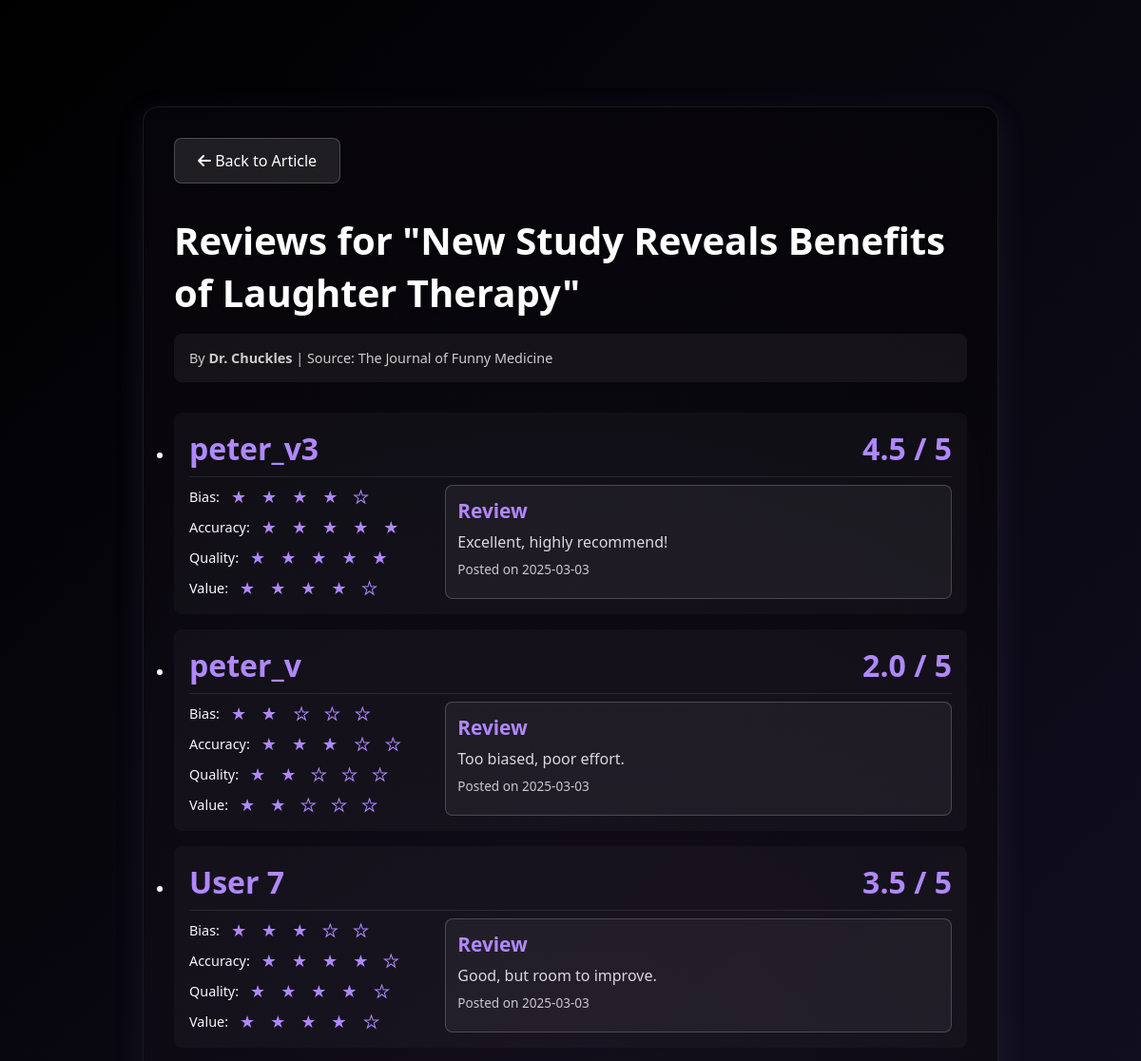
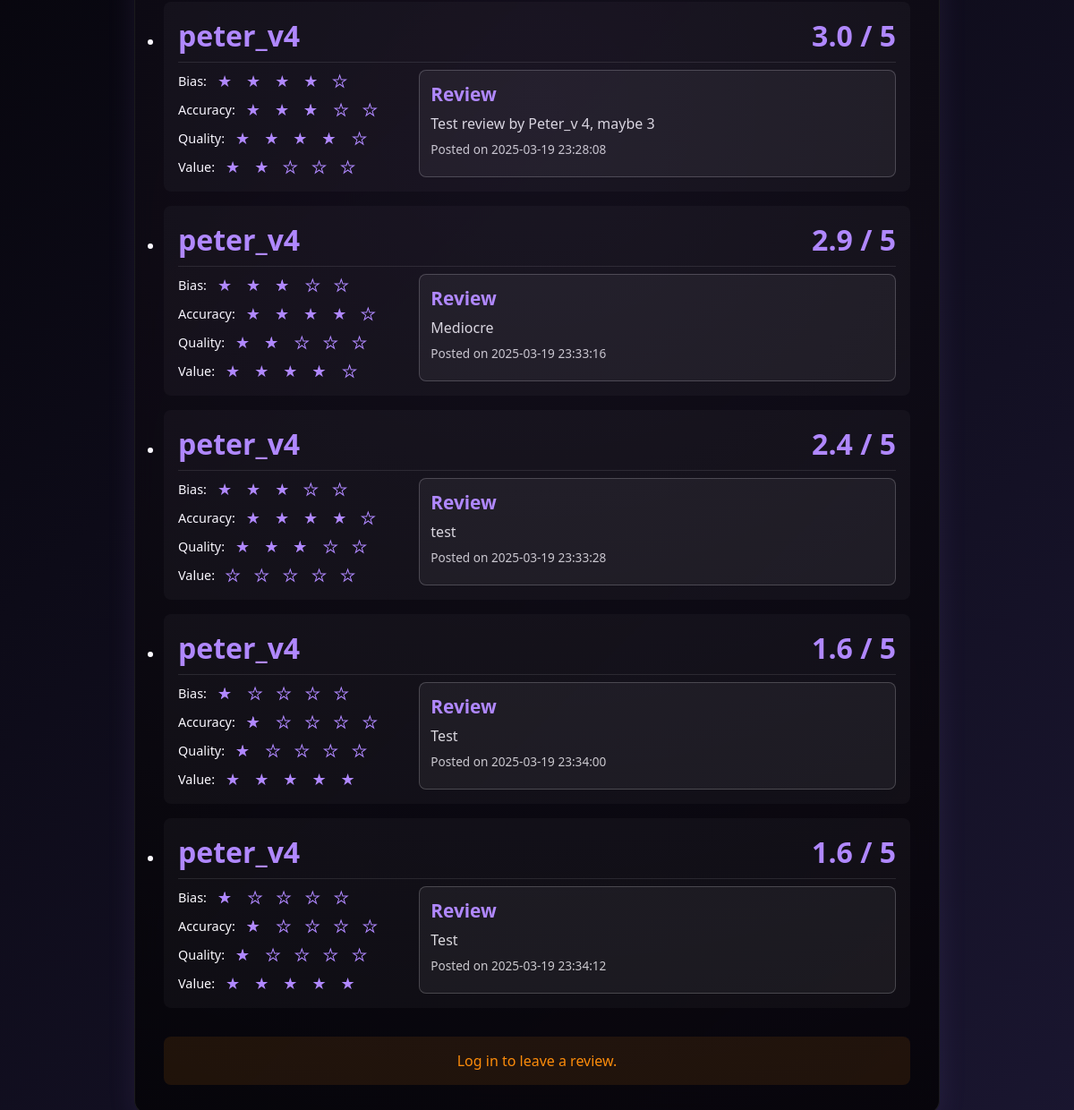
Screenshot of /reviews?article_id=8 with the database file from the repository (2 pictures, top to bottom).
### tables this page shows
CREATE TABLE articles
                       (id TEXT PRIMARY KEY,
                        title TEXT NOT NULL,
                        source TEXT NOT NULL,
                        author TEXT NOT NULL,
                        length INTEGER NOT NULL,
                        category TEXT NOT NULL,
                        rating INTEGER NOT NULL,
                        summary TEXT NOT NULL,
                        publication_date TEXT NOT NULL,
                        body TEXT);

CREATE TABLE reviews (
                                review_id INTEGER PRIMARY KEY AUTOINCREMENT,
                                article_id TEXT NOT NULL,
                                user_id INTEGER NOT NULL,
                                bias_rating INTEGER NOT NULL,
                                accuracy_rating INTEGER NOT NULL,
                                quality_rating INTEGER NOT NULL,
                                value_rating INTEGER NOT NULL,
                                overall_rating REAL NOT NULL,
                                review TEXT NOT NULL,
                                created_at TIMESTAMP DEFAULT CURRENT_TIMESTAMP,
                                FOREIGN KEY (article_id) REFERENCES articles(id),
                                FOREIGN KEY (user_id) REFERENCES users(id)
                              );

CREATE TABLE users
                       (id INTEGER PRIMARY KEY,
                        username TEXT NOT NULL UNIQUE,
                        email TEXT NOT NULL UNIQUE,
                        password TEXT NOT NULL,
                        verified_code TEXT NOT NULL);

### app.py (the view)
@app.route('/reviews')
def reviews_page():
    db = get_db()
    article_id = request.args.get('article_id')
    if not article_id:
        return "Article ID is required", 400
    article = get_article_by_id(article_id)
    if not article:
        return "Article not found", 404
    user_id = session.get('user_id')
    user = None
    if user_id:
        user = db.execute('SELECT * FROM users WHERE id = ?', (user_id,)).fetchone()
    reviews = db.execute('SELECT * FROM reviews WHERE article_id = ?', (article_id,)).fetchall()
    authors = {}
    for review in reviews:
        author = db.execute('SELECT * FROM users WHERE id = ?', (review['user_id'],)).fetchone()
        if author:
            authors[review['user_id']] = author['username']
        else:
            authors[review['user_id']] = 'User ' + str(review['user_id'])
    return render_template("reviews.html", article=article, user=user, reviews=reviews, authors=authors)

### app.py (called while the page is built)
def get_db():
    conn = sqlite3.connect(DATABASE)
    conn.row_factory = sqlite3.Row
    return conn

def get_article_by_id(article_id):
    db = get_db()
    article = db.execute("SELECT * FROM articles WHERE id = ?", (article_id,)).fetchone()
    return article

### templates/reviews.html (shortened to what this page needs)
<!DOCTYPE html>
<html lang="en">
<head>
    <link href="https://cdnjs.cloudflare.com/ajax/libs/font-awesome/6.0.0/css/all.min.css" rel="stylesheet">
</head>
<body>
    <div class="article-container">
        <a href="{{ url_for('article_page', article_id=article.id) }}" class="back-button"><i class="fas fa-arrow-left"></i> Back to Article</a>
        <div class="article-header">Reviews for "{{ article.title }}"</div>
        <div class="article-meta">By <strong>{{ article.author }}</strong> | Source: {{ article.source }}</div>
        {% if reviews %}
            <ul class="review-list">
                {% for review in reviews %}
                    <li class="review-item">
                        <div class="review-header">
                            {% if authors %}
                                {% if authors[review.user_id] != 'None' %}
                                    <span class="review-username">{{ authors[review.user_id] }}</span>
                                {% else %}
                                    <span class="review-username">User {{ review.user_id }}</span>
                                {% endif %}
                            {% else %}
                                <span class="review-username">Anonymous</span>
                            {% endif %}
                            <span class="overall-rating">{{ "%.1f"|format(review.overall_rating) }} / 5</span>
                        </div>
                        <div class="review-details">
                            <div class="rating-breakdown">
                                <div class="review-rating-row">
                                    <span>Bias:</span>
                                    {% set full_stars = review.bias_rating|int %}
                                    {% set has_half = review.bias_rating - full_stars >= 0.5 %}
                                    {% for i in range(5) %}
                                        {% if i < full_stars %}
                                            <span class="star">★</span>
                                        {% elif i == full_stars and has_half %}
                                            <span class="half-star">★</span>
                                        {% else %}
                                            <span class="empty-star">★</span>
                                        {% endif %}
                                    {% endfor %}
                                </div>
                                <div class="review-rating-row">
                                    <span>Accuracy:</span>
                                    {% set full_stars = review.accuracy_rating|int %}
                                    {% set has_half = review.accuracy_rating - full_stars >= 0.5 %}
                                    {% for i in range(5) %}
                                        {% if i < full_stars %}
                                            <span class="star">★</span>
                                        {% elif i == full_stars and has_half %}
                                            <span class="half-star">★</span>
                                        {% else %}
                                            <span class="empty-star">★</span>
                                        {% endif %}
                                    {% endfor %}
                                </div>
                                <div class="review-rating-row">
                                    <span>Quality:</span>
                                    {% set full_stars = review.quality_rating|int %}
                                    {% set has_half = review.quality_rating - full_stars >= 0.5 %}
                                    {% for i in range(5) %}
                                        {% if i < full_stars %}
                                            <span class="star">★</span>
                                        {% elif i == full_stars and has_half %}
                                            <span class="half-star">★</span>
                                        {% else %}
                                            <span class="empty-star">★</span>
                                        {% endif %}
                                    {% endfor %}
                                </div>
                                <div class="review-rating-row">
                                    <span>Value:</span>
                                    {% set full_stars = review.value_rating|int %}
                                    {% set has_half = review.value_rating - full_stars >= 0.5 %}
                                    {% for i in range(5) %}
                                        {% if i < full_stars %}
                                            <span class="star">★</span>
                                        {% elif i == full_stars and has_half %}
                                            <span class="half-star">★</span>
                                        {% else %}
                                            <span class="empty-star">★</span>
                                        {% endif %}
                                    {% endfor %}
                                </div>
                            </div>
                            <div class="review-text-container">
                                <div class="review-text-label">Review</div>
                                <div class="review-text">{{ review.review }}</div>
                                <div class="review-date">Posted on {{ review.created_at }}</div>
                            </div>
                        </div>
                    </li>
                {% endfor %}
            </ul>
        {% else %}
            <p class="no-reviews">No reviews yet. Be the first to review!</p>
        {% endif %}
        {% if user %}
            <section class="review-form">
                <h2>Leave a Review</h2>
                <form action="{{ url_for('submit_review') }}" method="POST">
                    <input type="hidden" name="article_id" value="{{ article['id'] }}">
                    <div class="form-container">
                        <div class="ratings-container">
                            <label for="bias">Bias Rating:</label>
                            <div class="star-rating" data-name="bias">
                                <span>★</span><span>★</span><span>★</span><span>★</span><span>★</span>
                                <input type="hidden" name="bias" value="0">
                            </div>
                            <label for="accuracy">Accuracy Rating:</label>
                            <div class="star-rating" data-name="accuracy">
                                <span>★</span><span>★</span><span>★</span><span>★</span><span>★</span>
                                <input type="hidden" name="accuracy" value="0">
                            </div>
                            <label for="quality">Quality Rating:</label>
                            <div class="star-rating" data-name="quality">
                                <span>★</span><span>★</span><span>★</span><span>★</span><span>★</span>
                                <input type="hidden" name="quality" value="0">
                            </div>
                            <label for="value">Value Rating:</label>
                            <div class="star-rating" data-name="value">
                                <span>★</span><span>★</span><span>★</span><span>★</span><span>★</span>
                                <input type="hidden" name="value" value="0">
                            </div>
                        </div>
                        <div class="text-container">
                            <label for="text">Review Comment:</label>
                            <textarea id="text" name="text" required></textarea>
                        </div>
                    </div>
                    <button type="submit" class="submit-btn">Submit Review</button>
                </form>
            </section>
        {% else %}
            <p class="login-prompt">Log in to leave a review.</p>
        {% endif %}
    </div>
</body>
</html>

### templates/reviews.html (style rules this page uses)
* { margin: 0; padding: 0; box-sizing: border-box; }
body { font-family: 'Segoe UI', Tahoma, Geneva, Verdana, sans-serif; background: linear-gradient(135deg, #000 0%, #1a1630 100%); color: #fff; min-height: 100vh; padding: 2rem; overflow-x: hidden; }
.article-container { max-width: 900px; margin: 5rem auto 2rem; background: rgba(0, 0, 0, 0.9); backdrop-filter: blur(12px); padding: 2rem; border-radius: 16px; border: 1px solid rgba(255, 255, 255, 0.1); box-shadow: 0 8px 32px rgba(176, 136, 255, 0.1); position: relative; overflow: hidden; }
.article-container::before { content: ''; position: absolute; top: -50%; left: -50%; width: 200%; height: 200%; background: radial-gradient(circle, rgba(176, 136, 255, 0.1) 0%, transparent 70%); animation: glow 15s infinite alternate; pointer-events: none; }
.article-header { font-size: 2.5rem; font-weight: 700; margin-bottom: 1rem; text-shadow: 0 2px 4px rgba(0, 0, 0, 0.2); position: relative; z-index: 1; }
.article-meta { color: #ccc; font-size: 0.9rem; margin-bottom: 2rem; padding: 1rem; background: rgba(255, 255, 255, 0.05); border-radius: 8px; position: relative; z-index: 1; }
.article-meta strong { font-weight: 700; }
.star { color: #B088FF; margin: 0 4px; font-size: 18px; }
.half-star { color: #B088FF; margin: 0 4px; font-size: 18px; position: relative; display: inline-block; width: 18px; overflow: hidden; }
.half-star::before { content: '★'; position: absolute; color: #B088FF; width: 50%; overflow: hidden; }
.empty-star { color: transparent; -webkit-text-stroke: 1px #B088FF; margin: 0 4px; font-size: 18px; }
.review-list { display: flex; flex-direction: column; gap: 1rem; }
.review-item { background: rgba(255, 255, 255, 0.03); padding: 1rem; border-radius: 8px; cursor: pointer; transition: all 0.3s; }
.review-header { display: flex; justify-content: space-between; align-items: center; }
.review-username { color: #B088FF; font-size: 2rem; font-weight: 700; }
.overall-rating { font-size: 2rem; font-weight: 700; color: #B088FF; }
.review-details { display: none; margin-top: 0.5rem; padding-top: 0.5rem; border-top: 1px solid rgba(255, 255, 255, 0.1); display: flex; gap: 1rem; }
.rating-breakdown { display: flex; flex-direction: column; gap: 0.5rem; flex: 1; }
.review-rating-row { display: flex; align-items: center; gap: 0.5rem; font-size: 0.9rem; }
.review-text-container { flex: 2; background: rgba(255, 255, 255, 0.05); padding: 0.75rem; border-radius: 8px; border: 1px solid rgba(255, 255, 255, 0.2); }
.review-text-label { font-weight: 800; margin-bottom: 0.5rem; font-size: 1.3rem; color: #B088FF; }
.review-text { font-size: 1rem; color: #ddd; }
.review-date { color: #ccc; font-size: 0.85rem; margin-top: 0.5rem; margin-bottom: 0.1rem; }
.back-button { display: inline-block; background: rgba(255, 255, 255, 0.1); color: #fff; padding: 0.75rem 1.5rem; border-radius: 8px; text-decoration: none; font-weight: 500; transition: all 0.3s; margin-bottom: 2rem; position: relative; z-index: 1; border: 1px solid rgba(255, 255, 255, 0.2); }
.login-prompt { text-align: center; font-size: 1rem; color: #ff8c00; padding: 1rem; background: rgba(255, 140, 0, 0.1); border-radius: 8px; margin-top: 2rem; }

### rows the page displays
articles: title "New Study Reveals Benefits of Laughter Therapy", author "Dr. Chuckles", source "The Journal of Funny Medicine"
reviews: user.username "peter_v3", overall_rating "4.5", review "Excellent, highly recommend!", created_at "2025-03-03"
reviews: overall_rating "2.0", review "Too biased, poor effort.", created_at "2025-03-03"
users: username "peter_v"
reviews: user "User 7", overall_rating "3.5", review "Good, but room to improve.", created_at "2025-03-03"
reviews: user.username "peter_v4", overall_rating "3.0", review "Test review by Peter_v 4, maybe 3", created_at "2025-03-19 23:28:08"
reviews: user.username "peter_v4", overall_rating "2.9", review "Mediocre", created_at "2025-03-19 23:33:16"
reviews: user.username "peter_v4", overall_rating "2.4", review "test", created_at "2025-03-19 23:33:28"
reviews: user.username "peter_v4", overall_rating "1.6", review "Test", created_at "2025-03-19 23:34:00"
reviews: user.username "peter_v4", overall_rating "1.6", review "Test", created_at "2025-03-19 23:34:12"
